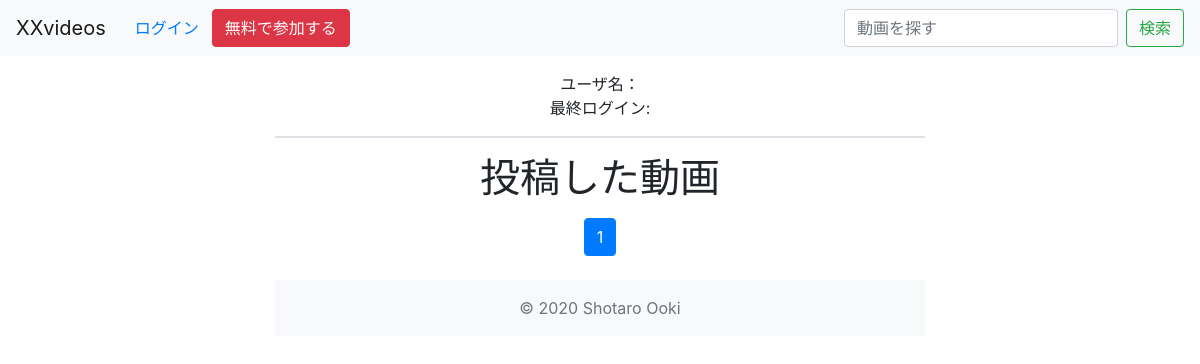
Before: /user_page/ with the older database file.
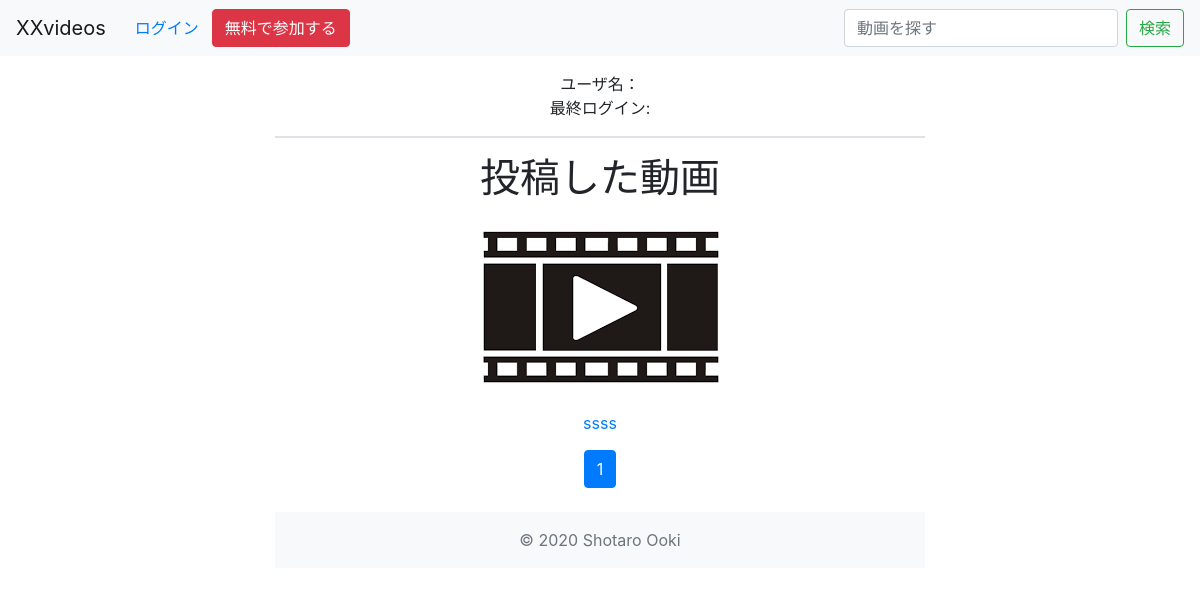
After: the same page with the newer database file.
### movie_site/models.py (models this page shows, shortened)
class Movie(models.Model):
    title = models.CharField('動画のタイトル', max_length=255)
    setsumei = models.CharField('動画の説明 ※空白可', max_length=500, blank=True)
    samune = models.ImageField(
        'サムネイル ※空白可', upload_to='samune/', null=True, blank=True)
    upload = models.FileField('動画ファイル', upload_to="uploads/%Y/%m/%d/")
    created_at = models.DateTimeField('作成日', auto_now_add=True)
    updated_at = models.DateTimeField('更新日', auto_now=True)

### movie_site/views.py (the view)
# urls.py: path('user_page/',MovieUserPageView.as_view(),name='movie_user'),
class MovieUserPageView(ListView):
    model = Movie
    template_name = 'movie_site/movie_userpage.html'
    paginate_by = 5

### movie_site/templates/movie_site/movie_userpage.html
{% extends "base.html" %}
{% load static %}
{% block content %}
  <div class="container text-center" style="margin-top:1rem;">
      ユーザ名：{{ user.username }}<br>
      最終ログイン: {{ user.last_login }}<hr class="border">
    <h1>投稿した動画</h1>
        {% for movie in movie_list %}
        {% if movie.samune %}
            <a href="{% url 'movie_site:movie_detail' movie.pk %}">
                <img class="rounded mx-auto d-block" src="{{ movie.samune.url }}" alt="" allowfullscreen>
            </a>
        {% else %}
            <a href="{% url 'movie_site:movie_detail' movie.pk %}">
                <img class="rounded mx-auto d-block" src="{% static 'img/images.png' %}" alt="" allowfullscreen>
            </a>
        {% endif %}
            <a class="btn btn-link" href="{% url 'movie_site:movie_detail' movie.pk %}">
                {{movie.title}}
            </a>
        {% endfor %}
      {% include "pagination.html" %}
      {%include "footer.html"%}
  </div>
{% endblock %}

Changed rows visible on the page:
added Movie: title "ssss"
